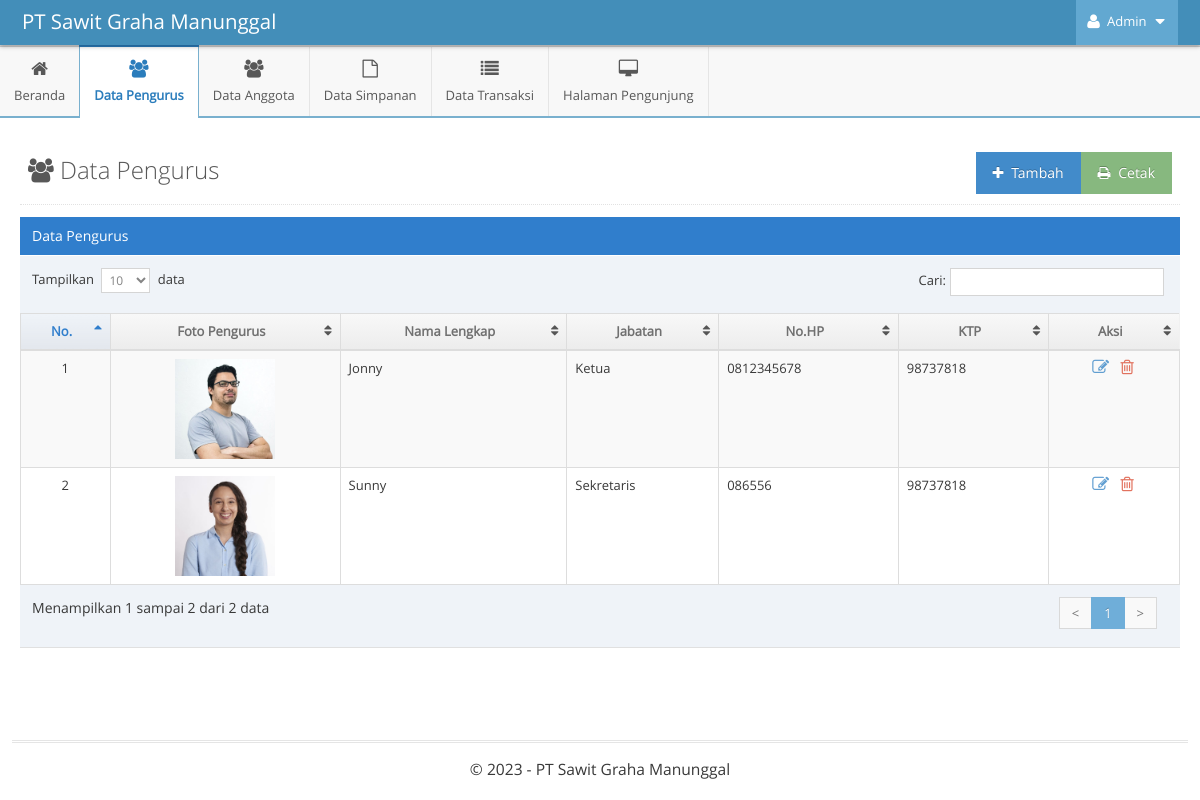
Page /indexAdmin.php?p=pengurus (signed in) on the earlier database version.
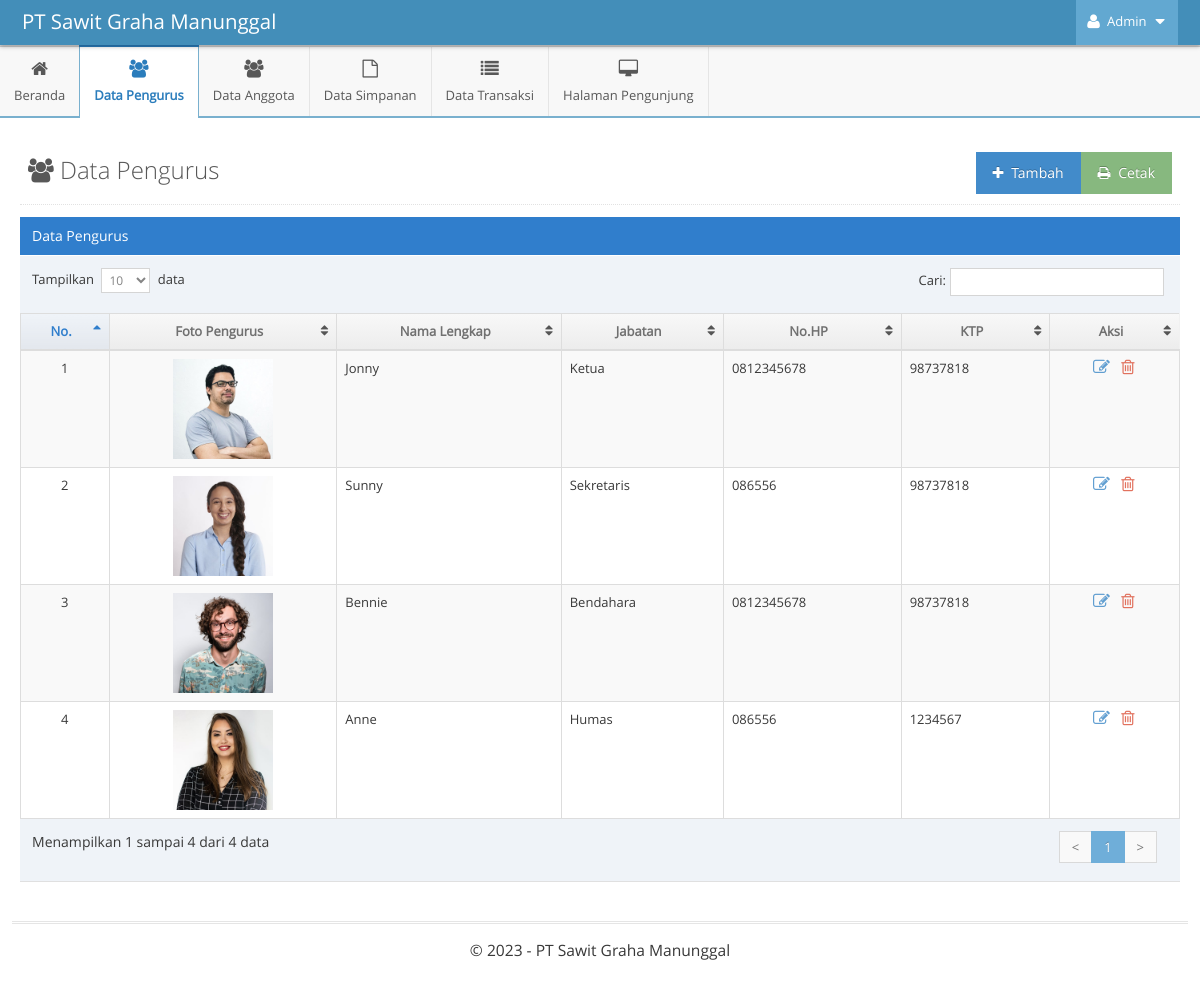
Same page on the later database version.
### tables this page shows
CREATE TABLE `pengurus` (
  `id_pengurus` int(11) NOT NULL AUTO_INCREMENT,
  `nama` varchar(255) NOT NULL,
  `jabatan` varchar(255) NOT NULL,
  `no_hp` varchar(15) NOT NULL,
  `ktp` varchar(16) NOT NULL,
  `foto` varchar(255) NOT NULL,
  PRIMARY KEY (`id_pengurus`)
);

### functions/functions-admin.php (called while the page is built, shortened)
<?php
$host = 'localhost';
$username = 'root';
$password = '';
$dbname = 'skripsi-pirda';
$conn = mysqli_connect($host, $username, $password, $dbname);
function tampilData($query)
{
    global $conn;
    $result = mysqli_query($conn, $query);
    $rows = [];
    while ($row = mysqli_fetch_assoc($result)) {
        $rows[] = $row;
    }
    return $rows;
}

### pages-admin/pengurus.php (the view, shortened to what this page needs)
<?php
$query_tampil = "SELECT * FROM pengurus";
$pengurus = tampilData($query_tampil);
?>
<div class="page-content">
	<div class="page-header">
		<h1 style="color:#585858">
			<i class="ace-icon fa fa-users"></i> Data Pengurus
			<a href="pages-admin/cetak-pengurus.php" target="_blank">
			<button class="btn btn-success pull-right">
				<i class="ace-icon fa fa-print"></i> Cetak
			</button>
			</a>
			<a data-toggle="modal" href="#tambah-pengurus">
				<button class="btn btn-primary pull-right">
					<i class="ace-icon fa fa-plus"></i> Tambah
				</button>
			</a>
		</h1>
	</div>
	<div class="row">
		<div class="col-xs-12">
			<div class="row">
				<div class="col-xs-12">
					<div class="table-header">
						Data Pengurus
					</div>
					<div>
						<table id="dynamic-table" class="table table-striped table-bordered table-hover">
							<thead>
								<tr>
									<th>No.</th>
									<th>Foto Pengurus</th>
									<th>Nama Lengkap</th>
									<th>Jabatan</th>
									<th>No.HP</th>
									<th>KTP</th>
									<th>Aksi</th>
								</tr>
							</thead>
							<tbody>
								<?php
								$i = 1;
								foreach ($pengurus as $row) :
								?>
									<tr>
										<td class="center"><?= $i++; ?></td>
										<td class="center">
											<img src="assets-admin/images/<?= $row["foto"]; ?>" alt="foto-user" width="100px">
										</td>
										<td><?= $row['nama']; ?></td>
										<td><?= $row['jabatan']; ?></td>
										<td><?= $row['no_hp']; ?></td>
										<td><?= $row['ktp']; ?></td>
										<td class="center">
											<div class="action-buttons">
												<a data-rel="tooltip" data-placement="top" title="Ubah" style="margin-right:5px" class="blue tooltip-info" data-toggle="modal" href="#edit-pengurus-<?= $row['id_pengurus']; ?>">
													<i class="ace-icon fa fa-edit bigger-130"></i>
												</a>
												<a data-rel="tooltip" data-placement="top" title="Hapus" style="margin-right:5px" class="red tooltip-error" data-toggle="modal" href="#hapus-pengurus-<?= $row['id_pengurus']; ?>">
													<i class="ace-icon fa fa-trash-o bigger-130"></i>
												</a>
											</div>
										</td>
									</tr>
								<?php endforeach; ?>
							</tbody>
						</table>
					</div>
				</div>
			</div>
		</div>
	</div>
</div>

### indexAdmin.php (shortened to what this page needs)
<?php
include 'functions/functions-admin.php';
$p = isset($_GET['p']) ? $_GET['p'] : 'beranda';
?>
<!DOCTYPE html>
<html lang="en">
<head>
    <link rel="stylesheet" type="text/css" href="assets-admin/css/bootstrap.min.css" />
    <link rel="stylesheet" type="text/css" href="assets-admin/plugins/font-awesome-4.6.3/css/font-awesome.min.css" />
    <link rel="stylesheet" type="text/css" href="assets-admin/plugins/chosen/css/chosen.min.css" />
    <link rel="stylesheet" type="text/css" href="assets-admin/plugins/datepicker/css/datepicker.min.css" />
    <link rel="stylesheet" type="text/css" href="assets-admin/css/ace.min.css" class="ace-main-stylesheet" id="main-ace-style" />
    <link rel="stylesheet" type="text/css" href="assets-admin/js/ace-extra.min.js" />
</head>
<body class="no-skin">
    <div id="navbar" class="navbar navbar-default navbar-collapse h-navbar navbar-fixed-top">
        <div class="navbar-container" id="navbar-container">
            <div class="navbar-header pull-left">
                <a href="index.html" class="navbar-brand">
                    <small>
                        PT Sawit Graha Manunggal
                    </small>
                </a>
            </div>
            <div class="navbar-buttons navbar-header pull-right  collapse navbar-collapse" role="navigation">
                <ul class="nav ace-nav">
                    <li class="light-blue">
                        <a data-toggle="dropdown" href="#" class="dropdown-toggle">
                            <i class="ace-icon fa fa-user"></i>
                            <span class="user-info">
                                Admin
                            </span>
                            <i class="ace-icon fa fa-caret-down"></i>
                        </a>
                    </li>
                </ul>
            </div>
        </div>
    </div>
    <div class="main-container" id="main-container">
        <div id="sidebar" class="sidebar h-sidebar navbar-collapse collapse sidebar-fixed">
            <ul class="nav nav-list">
                <li class="hover <?= $p === 'beranda' ? 'active' : '' ?>">
                    <a href="indexAdmin.php?p=beranda">
                        <i class="menu-icon fa fa-home"></i>
                        <span class="menu-text"> Beranda </span>
                    </a>
                </li>
                <li class="hover <?= $p === 'pengurus' ? 'active' : '' ?>">
                    <a href="indexAdmin.php?p=pengurus">
                        <i class="menu-icon fa fa-users"></i>
                        <span class="menu-text"> Data Pengurus </span>
                    </a>
                </li>
                <li class="hover <?= $p === 'anggota' ? 'active' : '' ?>">
                    <a href="indexAdmin.php?p=anggota">
                        <i class="menu-icon fa fa-users"></i>
                        <span class="menu-text"> Data Anggota </span>
                    </a>
                </li>
                <li class="hover <?= $p === 'simpanan-pokok' || $p == 'simpanan-wajib-tahun' || $p == 'simpanan-wajib-bulan' || $p == 'simpanan-wajib' ? 'active' : '' ?>">
                    <a class="dropdown-toggle" href="#">
                        <i class="menu-icon fa fa-file-o"></i>
                        <span class="menu-text"> Data Simpanan </span>
                    </a>
                </li>
                <li class="hover <?= $p === 'transaksi' ? 'active' : '' ?>">
                    <a href="indexAdmin.php?p=transaksi">
                        <i class="menu-icon fa fa-list"></i>
                        <span class="menu-text"> Data Transaksi </span>
                    </a>
                </li>
                <li class="hover <?= $p === 'profil' || $p === 'galeri' || $p === 'kontak' ? 'active' : '' ?>">
                    <a class="dropdown-toggle" href="#">
                        <i class="menu-icon fa fa-desktop"></i>
                        <span class="menu-text"> Halaman Pengunjung </span>
                    </a>
                </li>
            </ul>
        </div>
        <div class="main-content">
            <div class="main-content-inner">
                <?php
                $pages_dir = 'pages-admin';
                if (!empty($_GET['p'])) {
                    $pages = scandir($pages_dir, 0);
                    unset($pages[0], $pages[1]);
                    $p = $_GET['p'];
                    if (in_array($p . '.php', $pages)) {
                        include($pages_dir . '/' . $p . '.php');
                    } else {
                        echo 'Halaman Tidak Ditemukan';
                    }
                } else {
                    include($pages_dir . '/beranda.php');
                }
                ?>
            </div>
        </div>
        <div class="footer">
            <div class="footer-inner">
                <div class="footer-content">
                    <span class="bigger-120">
                        &copy; 2023 - PT Sawit Graha Manunggal
                    </span>
                </div>
            </div>
        </div>
    </div>
</body>
</html>

Differences in the rows shown:
added pengurus: foto (picture), nama "Bennie", jabatan "Bendahara", no_hp "0812345678", ktp "98737818"
added pengurus: foto (picture), nama "Anne", jabatan "Humas", no_hp "086556", ktp "1234567"
Other differences:
text written by a page script: "Tampilkan data Cari: Menampilkan 1 sampai 2 dari 2 data < 1 >" → "Tampilkan data Cari: Menampilkan 1 sampai 4 dari 4 data < 1 >"
